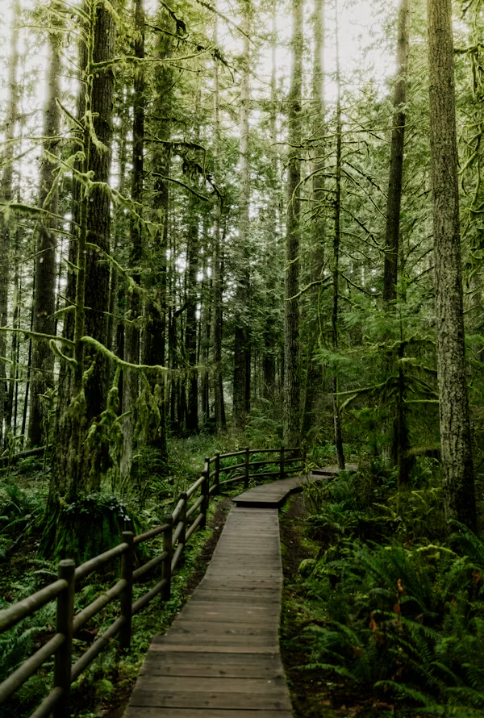
#> input picture exp11/nature.png, 485 x 718 px
$ python global.py
#> lines starting #> are read from the running program, lines starting #| are printed output that depends on the picture; after the words box and inside, x2 and y2 are one past the last pixel; in counts of white or black regions, pixels touching at a corner belong together
import cv2
import matplotlib.pyplot as plt

img = cv2.imread('nature.png', 0)
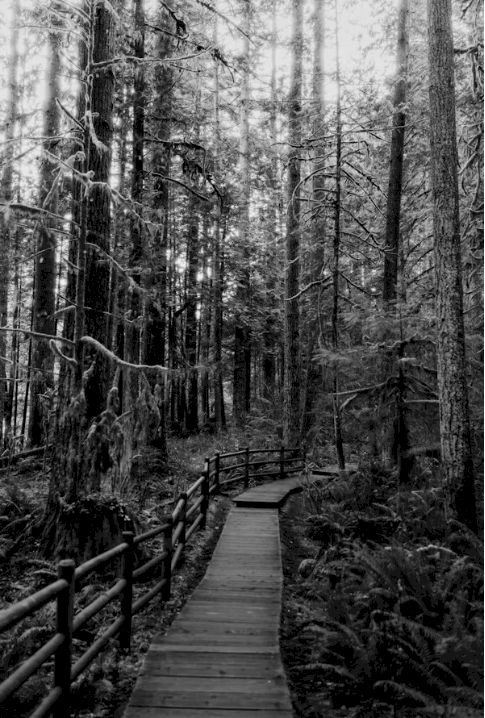
#> img: shape (718, 485); min 0, max 255, mean 76.6

blur = cv2.GaussianBlur(img, (5, 5), 0)

ret1, th1 = cv2.threshold(blur, 127, 255, cv2.THRESH_BINARY)
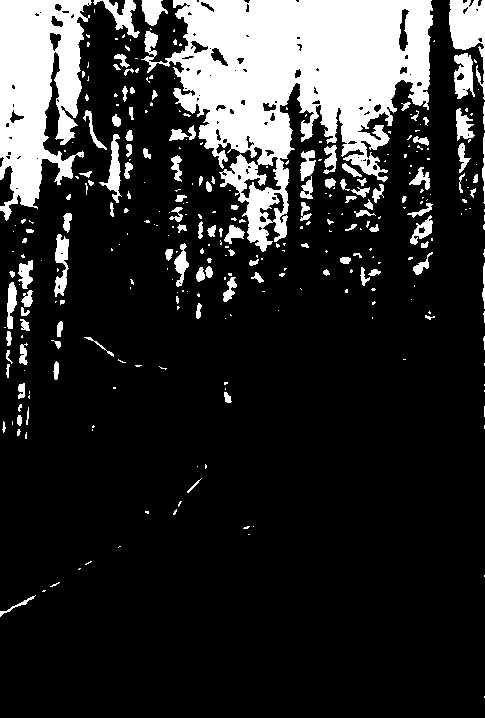
#> th1: shape (718, 485); 18% white; 320 white regions (205 under 20 px), largest, box (x1, y1, x2, y2) and area: (141, 0, 433, 252) 35207, (0, 0, 92, 221) 12895, (449, 0, 485, 100) 1745

ret2, th2 = cv2.threshold(blur, 0, 255, cv2.THRESH_BINARY + cv2.THRESH_OTSU)
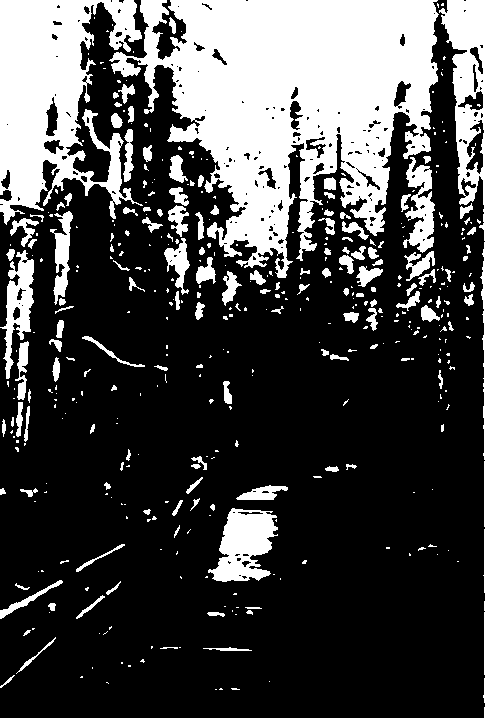
#> th2: shape (718, 485); 27.3% white; 429 white regions (281 under 20 px), largest, box (x1, y1, x2, y2) and area: (109, 0, 439, 278) 49671, (0, 0, 143, 225) 17995, (439, 0, 485, 241) 5056
#> ret2 = 100

titles = ['Original Image', 'Simple Thresholding', 'Otsu Thresholding']
images = [img, th1, th2]

plt.figure(figsize=(10,6))
for i in range(3):
    plt.subplot(1,3,i+1)
    plt.imshow(images[i], cmap='gray')
    plt.title(titles[i])
    plt.axis('off')
plt.show()
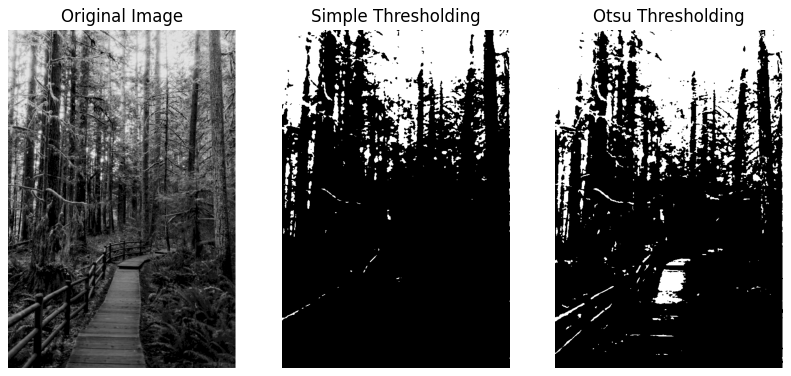
#> figure drawn by matplotlib, 3 panels
